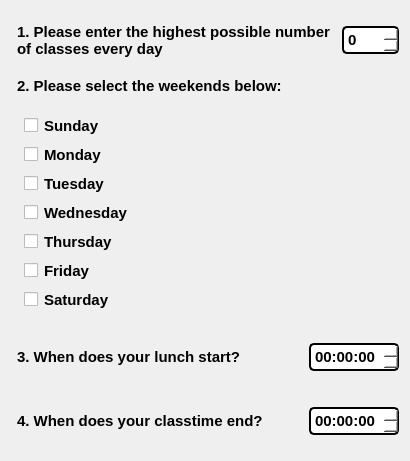
            <widget class="QGroupBox" name="groupBox_5">
             <property name="styleSheet">
              <string notr="true">border:0px;</string>
             </property>
             <property name="title">
              <string/>
             </property>
             <layout class="QVBoxLayout" name="verticalLayout_4">
              <item>
               <layout class="QHBoxLayout" name="horizontalLayout_4">
                <item>
                 <widget class="QLabel" name="label_3">
                  <property name="sizePolicy">
                   <sizepolicy hsizetype="Preferred" vsizetype="Minimum">
                    <horstretch>0</horstretch>
                    <verstretch>0</verstretch>
                   </sizepolicy>
                  </property>
                  <property name="minimumSize">
                   <size>
                    <width>292</width>
                    <height>58</height>
                   </size>
                  </property>
                  <property name="styleSheet">
                   <string notr="true">font-size: 15px;
  font-weight: 600;
  line-height: 1;
  padding: 2px 2px;
color:black;</string>
                  </property>
                  <property name="text">
                   <string>1. Please enter the highest possible number
of classes every day</string>
                  </property>
                 </widget>
                </item>
                <item>
                 <widget class="QSpinBox" name="preriods">
                  <property name="styleSheet">
                   <string notr="true">border:2px solid black;
border-radius: 5px;
font-size: 15px;
  font-weight: 600;
  line-height: 1;
  padding: 2px 2px;
background:white;
color:black;</string>
                  </property>
                  <property name="maximum">
                   <number>15</number>
                  </property>
                 </widget>
                </item>
               </layout>
              </item>
              <item>
               <widget class="QLabel" name="label_4">
                <property name="styleSheet">
                 <string notr="true">font-size: 15px;
  font-weight: 600;
  line-height: 1;
  padding: 2px 2px;
color:black;</string>
                </property>
                <property name="text">
                 <string>2. Please select the weekends below:</string>
                </property>
               </widget>
              </item>
              <item>
               <widget class="QGroupBox" name="groupBox_4">
                <property name="styleSheet">
                 <string notr="true">font-size: 15px;
  font-weight: 600;
  line-height: 1;
  padding: 2px 2px;
color:black;
</string>
                </property>
                <property name="title">
                 <string/>
                </property>
                <layout class="QVBoxLayout" name="verticalLayout_2">
                 <item>
                  <widget class="QCheckBox" name="checkSunday">
                   <property name="text">
                    <string>Sunday</string>
                   </property>
                  </widget>
                 </item>
                 <item>
                  <widget class="QCheckBox" name="checkMonday">
                   <property name="text">
                    <string>Monday</string>
                   </property>
                  </widget>
                 </item>
                 <item>
                  <widget class="QCheckBox" name="checkTuesday">
                   <property name="text">
                    <string>Tuesday</string>
                   </property>
                  </widget>
                 </item>
                 <item>
                  <widget class="QCheckBox" name="checkWednesday">
                   <property name="text">
                    <string>Wednesday</string>
                   </property>
                  </widget>
                 </item>
                 <item>
                  <widget class="QCheckBox" name="checkThursday">
                   <property name="text">
                    <string>Thursday</string>
                   </property>
                  </widget>
                 </item>
                 <item>
                  <widget class="QCheckBox" name="checkFriday">
                   <property name="text">
                    <string>Friday</string>
                   </property>
                  </widget>
                 </item>
                 <item>
                  <widget class="QCheckBox" name="checkSaturday">
                   <property name="text">
                    <string>Saturday</string>
                   </property>
                  </widget>
                 </item>
                </layout>
               </widget>
              </item>
              <item>
               <layout class="QHBoxLayout" name="horizontalLayout_7">
                <item>
                 <widget class="QLabel" name="label_6">
                  <property name="sizePolicy">
                   <sizepolicy hsizetype="Preferred" vsizetype="Minimum">
                    <horstretch>0</horstretch>
                    <verstretch>0</verstretch>
                   </sizepolicy>
                  </property>
                  <property name="minimumSize">
                   <size>
                    <width>292</width>
                    <height>58</height>
                   </size>
                  </property>
                  <property name="styleSheet">
                   <string notr="true">font-size: 15px;
  font-weight: 600;
  line-height: 1;
  padding: 2px 2px;
color:black;</string>
                  </property>
                  <property name="text">
                   <string>3. When does your lunch start?</string>
                  </property>
                 </widget>
                </item>
                <item>
                 <widget class="QTimeEdit" name="lunch_start">
                  <property name="styleSheet">
                   <string notr="true">border:2px solid black;
border-radius: 5px;
font-size: 15px;
  font-weight: 600;
  line-height: 1;
  padding: 2px 2px;
background:white;
color:black;</string>
                  </property>
                 </widget>
                </item>
               </layout>
              </item>
              <item>
               <layout class="QHBoxLayout" name="horizontalLayout_8">
                <item>
                 <widget class="QLabel" name="label_8">
                  <property name="sizePolicy">
                   <sizepolicy hsizetype="Preferred" vsizetype="Minimum">
                    <horstretch>0</horstretch>
                    <verstretch>0</verstretch>
                   </sizepolicy>
                  </property>
                  <property name="minimumSize">
                   <size>
                    <width>292</width>
                    <height>58</height>
                   </size>
                  </property>
                  <property name="styleSheet">
                   <string notr="true">font-size: 15px;
  font-weight: 600;
  line-height: 1;
  padding: 2px 2px;
color:black;</string>
                  </property>
                  <property name="text">
                   <string>4. When does your classtime end?</string>
                  </property>
                 </widget>
                </item>
                <item>
                 <widget class="QTimeEdit" name="daybreak">
                  <property name="styleSheet">
                   <string notr="true">border:2px solid black;
border-radius: 5px;
font-size: 15px;
  font-weight: 600;
  line-height: 1;
  padding: 2px 2px;
background:white;
color:black;</string>
                  </property>
                 </widget>
                </item>
               </layout>
              </item>
             </layout>
            </widget>
